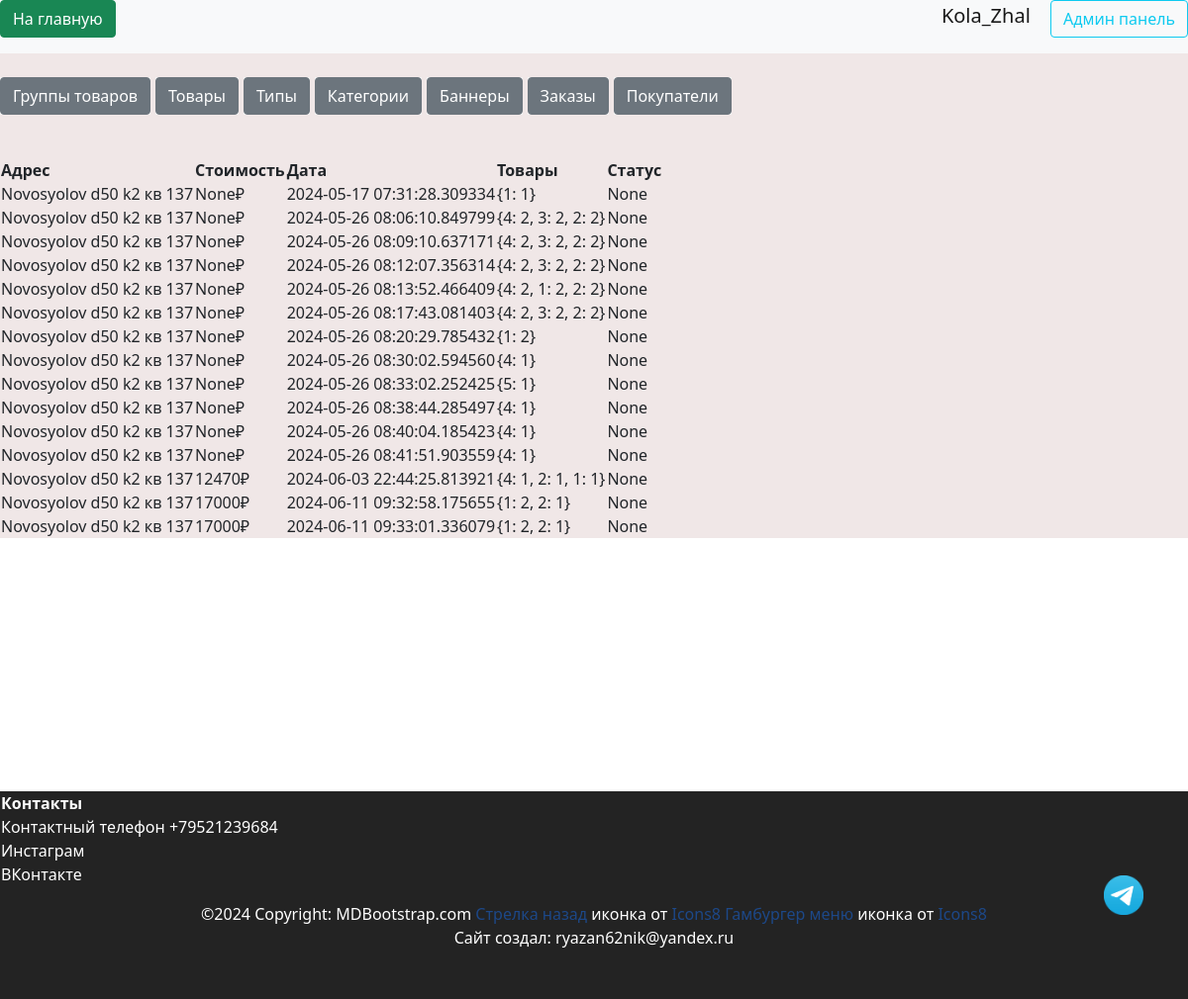
The app's page /admin/orders (signed in), older data.
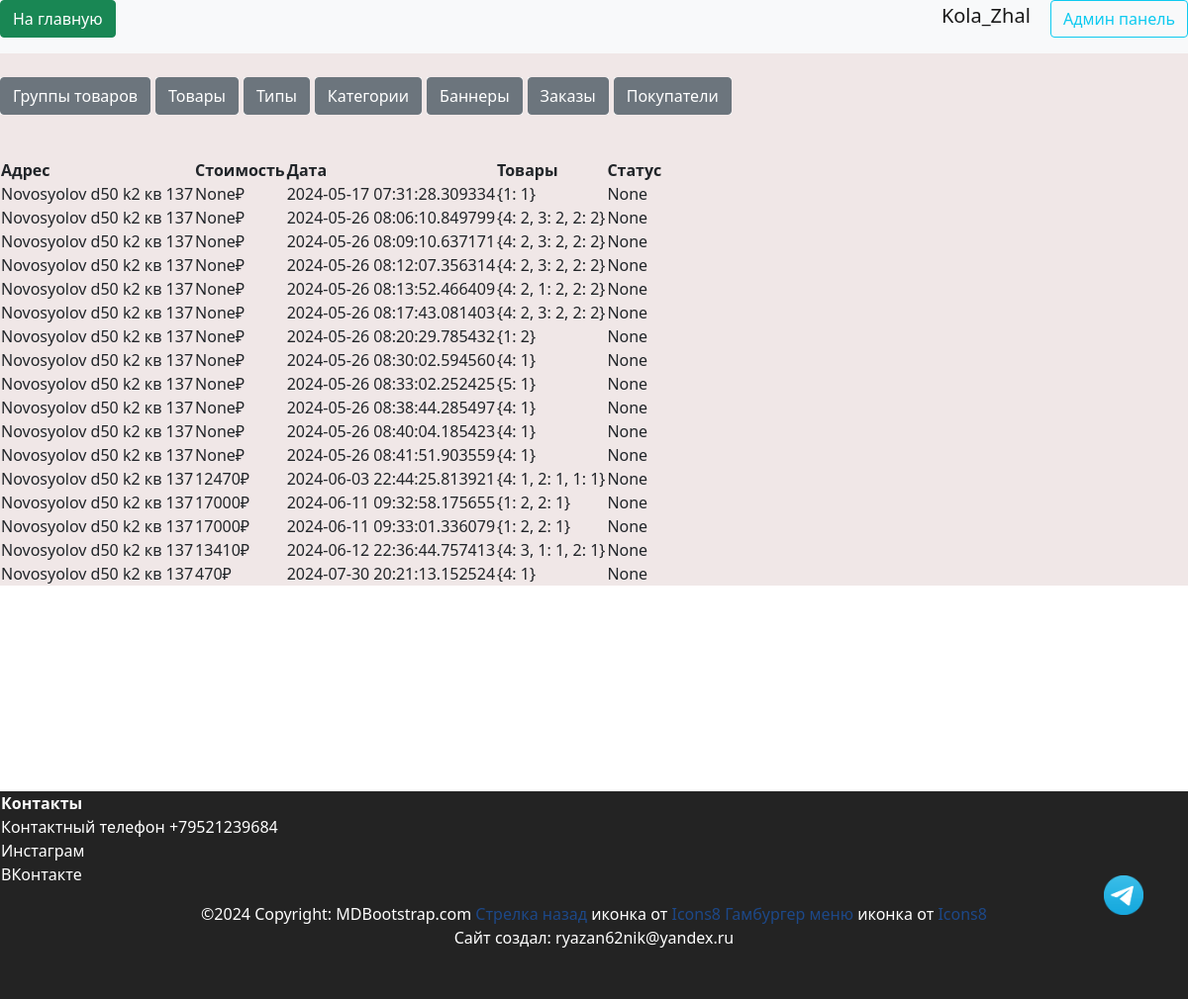
The same page, newer data.
### data/users.py (models this page shows, shortened)
class User(SqlAlchemyBase, UserMixin, SerializerMixin):
    __tablename__ = "users"
    id = sqlalchemy.Column(sqlalchemy.Integer, primary_key=True, autoincrement=True)
    name = sqlalchemy.Column(sqlalchemy.String, nullable=True)
    tel = sqlalchemy.Column(sqlalchemy.String, nullable=True)
    email = sqlalchemy.Column(sqlalchemy.String, index=True, unique=True, nullable=True)
    hashed_password = sqlalchemy.Column(sqlalchemy.String, nullable=True)
    created_date = sqlalchemy.Column(sqlalchemy.DateTime, default=datetime.datetime.now)
    basket = sqlalchemy.Column(sqlalchemy.String, default="{}")
    admin = sqlalchemy.Column(sqlalchemy.Boolean, default=False)
    tg_id = sqlalchemy.Column(sqlalchemy.String, nullable=True)
    confirmed = sqlalchemy.Column(sqlalchemy.Boolean, default=False)
    address = sqlalchemy.Column(sqlalchemy.String, nullable=True)
    orders = orm.relationship("Order", back_populates="user")

### data/orders.py (models this page shows, shortened)
class Order(SqlAlchemyBase):
    __tablename__ = "orders"
    id = sqlalchemy.Column(sqlalchemy.Integer, primary_key=True, autoincrement=True)
    address = sqlalchemy.Column(sqlalchemy.String, nullable=True)
    cost = sqlalchemy.Column(sqlalchemy.Integer, nullable=True)
    created_date = sqlalchemy.Column(sqlalchemy.DateTime, default=datetime.datetime.now)
    is_cost = sqlalchemy.Column(sqlalchemy.Boolean, default=False)
    content = sqlalchemy.Column(sqlalchemy.String)
    status = sqlalchemy.Column(sqlalchemy.String, nullable=True)
    data = sqlalchemy.Column(sqlalchemy.String, nullable=True)
    how_pay = sqlalchemy.Column(sqlalchemy.Integer, nullable=True)
    user_id = sqlalchemy.Column(sqlalchemy.Integer, sqlalchemy.ForeignKey("users.id"))
    to_date = sqlalchemy.Column(sqlalchemy.DateTime, nullable=True)
    user = orm.relationship("User")

### server.py (the view)
@app.route("/admin/orders", methods=["GET", "POST"])
@login_required
def admin_orders():
    if not current_user.admin:
        return render_template("pages/no_rights.html")
    with db_session.create_session() as db_sess:
        orders = db_sess.query(Order).all()
        return render_template(
            "pages/admin_orders.html", title="Админ панель", orders=orders
        )

### data/db_session.py (called while the page is built)
def create_session() -> Session:
    global __factory
    return __factory()

### server.py (called while the page is built)
@login_manager.user_loader
def load_user(user_id):
    db_sess = db_session.create_session()
    return db_sess.query(User).filter(User.id == user_id).first()

### templates/pages/admin_orders.html
{% extends "pages/base_admin.html" %}
{% block admincontent %}
<br>
<div style="overflow: auto;">
    <table>
        <tr>
            <th>Адрес</th>
            <th>Стоимость</th>
            <th>Дата</th>
            <th>Товары</th>
            <th>Статус</th>
        </tr>
        {% for order in orders %}
        <tr>
            <td>{{ order.address }}</td>
            <td>{{ order.cost }}₽</td>
            <td>{{ order.created_date }}</td>
            <td>{{ order.content }}</td>
            <td>{{ order.status }}</td>
        </tr>
        {% endfor %}
    </table>
</div>
{% endblock %}

### templates/pages/base_admin.html
<link rel="stylesheet" href="{{ url_for('static', filename='css/admin.css') }}">
{% extends "base.html" %}
{% block content %}
<div class="admin-background">
    <br>
    <div>
        <table>
            <ol class="breadcrumb-list">
                <li class="breadcrumb-list__item"><a href="/admin/productsgroups" class="btn btn-secondary">Группы
                        товаров</a></li>
                <li class="breadcrumb-list__item"><a href="/admin/products" class="btn btn-secondary">Товары</a></li>
                <li class="breadcrumb-list__item"><a href="/admin/types" class="btn btn-secondary">Типы</a></li>
                <li class="breadcrumb-list__item"><a href="/admin/categories" class="btn btn-secondary">Категории</a>
                </li>
                <li class="breadcrumb-list__item"><a href="/admin/banners" class="btn btn-secondary">Баннеры</a></li>
                <li class="breadcrumb-list__item"><a href="/admin/orders" class="btn btn-secondary">Заказы</a></li>
                <li class="breadcrumb-list__item"><a href="/admin/users" class="btn btn-secondary">Покупатели</a></li>
            </ol>
        </table>
    </div>
    <div>
        {% block admincontent %}{% endblock %}
    </div>
</div>
{% endblock %}

### templates/base.html (shortened to what this page needs)
<!doctype html>
<html lang="ru">
<head>
    <link rel="stylesheet" href="{{ url_for('static', filename='css/bootstrap.min.css') }}">
    <link rel="stylesheet" href="{{ url_for('static', filename='css/header.css') }}">
    <link rel="stylesheet" href="{{ url_for('static', filename='css/footer.css') }}">
    <link rel="stylesheet" href="{{ url_for('static', filename='css/style.css') }}">
    <link rel="stylesheet" href="{{ url_for('static', filename='css/mystyle.css') }}">
    <link rel="stylesheet" href="{{ url_for('static', filename='css/index.css') }}">
    <link rel="stylesheet" href="{{ url_for('static', filename='css/product_style.css') }}">
</head>
<body>
    {% include 'includes/header.html' %}
    <div class="my-container">
        <main>
            {% block content %}
            {% endblock %}
        </main>
        {% include 'includes/footer.html' %}
    </div>
    <a href="https://t.me/Ok_se_96" target="_blank">
        <div class="tg-button"></div>
    </a>
</body>
</html>

### templates/includes/header.html
<header class="header--fixed">
    <nav class="navbar navbar-light bg-light">
        <p align="right">
            <a href="/index" class="btn btn-success"> На главную </a>
        </p>
        {% if current_user.is_authenticated %}
        <p align="right">
            <a class="logout navbar-brand" href="/logout">{{ current_user.name }}</a>
            {% if current_user.admin%}
            <a class="btn btn-outline-info mr-2" href="/admin/products">Админ панель</a>
            {% endif %}
            {% else %}
        <p align="right">
            <a class="btn btn-primary" onclick="saveHref('/register')" href="/register">Зарегистрироваться</a>
            <a class="btn btn-success" onclick="saveHref('/login')" href="/login">Войти</a>
        </p>
        {% endif %}
    </nav>
</header>

### templates/includes/footer.html
<footer class="bg-body-tertiary text-center text-lg-start">
    <table>
        <tr>
            <th>Контакты</th>
        </tr>
        <tr>
            <td>Контактный телефон <a href="tel:+79521239684" style="color:#FFFFFF">+79521239684</a></td>
        </tr>
        <tr>
            <td><a href="https://www.instagram.com/b_decor_e?igsh=b2hqcHRpaGV5bGYx&utm_source=qr"
                    target="_blank">Инстаграм</a>
            </td>
        </tr>
        <tr>
            <td><a href="https://vk.com/ok_se_96" target="_blank">ВКонтакте</a>
            </td>
        </tr>
    </table>
    <div class="text-center p-3">
        ©2024 Copyright:
        <a href="https://mdbootstrap.com/" style="color:#FFFFFF">MDBootstrap.com</a>
        <a target="_blank" href="https://icons8.com/icon/40217/back">Стрелка назад</a> иконка от <a target="_blank"
            href="https://icons8.com">Icons8</a>
        <a target="_blank" href="https://icons8.com/icon/8113/menu">Гамбургер меню</a> иконка от <a target="_blank"
            href="https://icons8.com">Icons8</a>
        <p>Сайт создал: ryazan62nik@yandex.ru</p>
    </div>
</footer>

### static/css/admin.css (style rules this page uses)
ol.breadcrumb-list { margin-bottom: 20px; margin-top: 20px; }
.breadcrumb-list { background-color: transparent; border-radius: 0; color: gray; display: flex; font-size: 13px; margin-block-start: 0 !important; padding-left: 0; padding-right: 0; position: relative; }
.breadcrumb-list__item { background: #f6f6f6; display: inline-block; list-style-type: none; white-space: nowrap; width: max-content; margin-right: 5px; }

### static/css/header.css (style rules this page uses)
:root { --main-color: #0179FA; --second-color: white; }

### static/css/footer.css (style rules this page uses)
:root { --main-color: #111111; --second-color: white; }
footer { background-color: var(--main-color); }
footer table tr, footer table tr td a { color: var(--second-color); text-align: start; }
footer { position: absolute; bottom: -210px; height: 210px; width: 100%; }

### static/css/mystyle.css (style rules this page uses)
html { --firstly-color: white; --secondary-color: rgba(91, 82, 212, 0.837); --thirdly-color: rgb(99, 96, 105); --fourly-color: rgb(144, 182, 242); --black: rgb(35, 35, 35); --dark-blue: #12191d; --white: #ffffff; --green: #33ff00; --caribbean: #00e197; --light-green: #8eef8c; --turquoise: #12eeff; --pink: #f053d5; --red: #fe785a; --gray-900: #0c1114; --gray-700: #242a2c; --gray-650: #495257; --gray-600: #424b4f; --gray-500: #495257; --gray-300: #8d979e; --gray-200: #acb4b9; --gray-150: #aeb6bb; --gray-100: #eef1f3; --gray-50: #f6f8f9; --framing: black; --text-color: white; }
main { flex: 1; min-width: 95%; justify-content: center; display: block; margin: 0 auto; text-align: left; }
body { min-height: 100vh; position: relative; margin: 0; padding: 0; text-align: center; }
.my-container { min-width: 100%; max-width: 98vw; }
.admin-background { background-color: rgb(240, 231, 231); }
footer { clear: both; padding: 0; background: var(--black); color: #ffffff; overflow: hidden; min-width: 100; }
.tg-button { display: block; position: fixed; bottom: 10vh; right: 5vh; width: 5vh; height: 5vh; border: none; background-image: url(../img/system/tg_logo.png); background-size: cover; margin: 5px 5px; }

### static/css/index.css (style rules this page uses)
.navbar { padding-top: 0; padding-bottom: 0; }

### static/css/product_style.css (style rules this page uses)
:root { --product-text-color: rgb(255, 122, 0); --product-description-color: rgb(195, 213, 243); --product-title-color: rgb(255, 215, 0); --product-background: rgb(19, 68, 124); }
a { color: rgb(29, 72, 136); text-decoration: none; }

Row changes from the older to the newer data that the page shows:
added Order: address "Novosyolov d50 k2 кв 137", cost "13410", created_date "2024-06-12 22:36:44.757413", content "{4: 3, 1: 1, 2: 1}", status "None"
added Order: address "Novosyolov d50 k2 кв 137", cost "470", created_date "2024-07-30 20:21:13.152524", content "{4: 1}", status "None"
